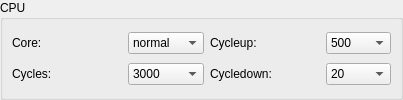
        <widget class="QGroupBox" name="groupBox_2" >
         <property name="title" >
          <string>CPU</string>
         </property>
         <layout class="QGridLayout" >
          <property name="margin" >
           <number>9</number>
          </property>
          <property name="spacing" >
           <number>6</number>
          </property>
          <item row="1" column="1" >
           <layout class="QHBoxLayout" >
            <property name="margin" >
             <number>0</number>
            </property>
            <property name="spacing" >
             <number>6</number>
            </property>
            <item>
             <widget class="QLabel" name="label_36" >
              <property name="minimumSize" >
               <size>
                <width>110</width>
                <height>0</height>
               </size>
              </property>
              <property name="maximumSize" >
               <size>
                <width>110</width>
                <height>16777215</height>
               </size>
              </property>
              <property name="text" >
               <string>Cycledown:</string>
              </property>
             </widget>
            </item>
            <item>
             <widget class="QComboBox" name="cbxCPUCycleDown" >
              <property name="toolTip" >
               <string/>
              </property>
              <property name="whatsThis" >
               <string/>
              </property>
              <property name="currentIndex" >
               <number>1</number>
              </property>
              <item>
               <property name="text" >
                <string>10</string>
               </property>
              </item>
              <item>
               <property name="text" >
                <string>20</string>
               </property>
              </item>
              <item>
               <property name="text" >
                <string>30</string>
               </property>
              </item>
              <item>
               <property name="text" >
                <string>40</string>
               </property>
              </item>
              <item>
               <property name="text" >
                <string>50</string>
               </property>
              </item>
              <item>
               <property name="text" >
                <string>60</string>
               </property>
              </item>
              <item>
               <property name="text" >
                <string>70</string>
               </property>
              </item>
              <item>
               <property name="text" >
                <string>80</string>
               </property>
              </item>
              <item>
               <property name="text" >
                <string>90</string>
               </property>
              </item>
              <item>
               <property name="text" >
                <string>100</string>
               </property>
              </item>
             </widget>
            </item>
           </layout>
          </item>
          <item row="0" column="1" >
           <layout class="QHBoxLayout" >
            <property name="margin" >
             <number>0</number>
            </property>
            <property name="spacing" >
             <number>6</number>
            </property>
            <item>
             <widget class="QLabel" name="label_37" >
              <property name="minimumSize" >
               <size>
                <width>110</width>
                <height>0</height>
               </size>
              </property>
              <property name="maximumSize" >
               <size>
                <width>110</width>
                <height>16777215</height>
               </size>
              </property>
              <property name="text" >
               <string>Cycleup:</string>
              </property>
             </widget>
            </item>
            <item>
             <widget class="QComboBox" name="cbxCPUCycleUp" >
              <property name="currentIndex" >
               <number>28</number>
              </property>
              <property name="maxVisibleItems" >
               <number>7</number>
              </property>
              <item>
               <property name="text" >
                <string>10000</string>
               </property>
              </item>
              <item>
               <property name="text" >
                <string>9500</string>
               </property>
              </item>
              <item>
               <property name="text" >
                <string>9000</string>
               </property>
              </item>
              <item>
               <property name="text" >
                <string>8500</string>
               </property>
              </item>
              <item>
               <property name="text" >
                <string>8000</string>
               </property>
              </item>
              <item>
               <property name="text" >
                <string>7500</string>
               </property>
              </item>
              <item>
               <property name="text" >
                <string>7000</string>
               </property>
              </item>
              <item>
               <property name="text" >
                <string>6500</string>
               </property>
              </item>
              <item>
               <property name="text" >
                <string>6000</string>
               </property>
              </item>
              <item>
               <property name="text" >
                <string>5500</string>
               </property>
              </item>
              <item>
               <property name="text" >
                <string>5000</string>
               </property>
              </item>
              <item>
               <property name="text" >
                <string>4500</string>
               </property>
              </item>
              <item>
               <property name="text" >
                <string>4000</string>
               </property>
              </item>
              <item>
               <property name="text" >
                <string>3500</string>
               </property>
              </item>
              <item>
               <property name="text" >
                <string>3000</string>
               </property>
              </item>
              <item>
               <property name="text" >
                <string>2500</string>
               </property>
              </item>
              <item>
               <property name="text" >
                <string>2000</string>
               </property>
              </item>
              <item>
               <property name="text" >
                <string>1500</string>
               </property>
              </item>
              <item>
               <property name="text" >
                <string>1000</string>
               </property>
              </item>
              <item>
               <property name="text" >
                <string>950</string>
               </property>
              </item>
              <item>
               <property name="text" >
                <string>900</string>
               </property>
              </item>
              <item>
               <property name="text" >
                <string>850</string>
               </property>
              </item>
              <item>
               <property name="text" >
                <string>800</string>
               </property>
              </item>
              <item>
               <property name="text" >
                <string>750</string>
               </property>
              </item>
              <item>
               <property name="text" >
                <string>700</string>
               </property>
              </item>
              <item>
               <property name="text" >
                <string>650</string>
               </property>
              </item>
              <item>
               <property name="text" >
                <string>600</string>
               </property>
              </item>
              <item>
               <property name="text" >
                <string>550</string>
               </property>
              </item>
              <item>
               <property name="text" >
                <string>500</string>
               </property>
              </item>
             </widget>
            </item>
           </layout>
          </item>
          <item row="1" column="0" >
           <layout class="QHBoxLayout" >
            <property name="margin" >
             <number>0</number>
            </property>
            <property name="spacing" >
             <number>6</number>
            </property>
            <item>
             <widget class="QLabel" name="label_38" >
              <property name="minimumSize" >
               <size>
                <width>110</width>
                <height>0</height>
               </size>
              </property>
              <property name="maximumSize" >
               <size>
                <width>110</width>
                <height>16777215</height>
               </size>
              </property>
              <property name="text" >
               <string>Cycles:</string>
              </property>
             </widget>
            </item>
            <item>
             <widget class="QComboBox" name="cbxCPUCycles" >
              <property name="currentIndex" >
               <number>21</number>
              </property>
              <property name="maxVisibleItems" >
               <number>7</number>
              </property>
              <item>
               <property name="text" >
                <string>auto</string>
               </property>
              </item>
              <item>
               <property name="text" >
                <string>13000</string>
               </property>
              </item>
              <item>
               <property name="text" >
                <string>12500</string>
               </property>
              </item>
              <item>
               <property name="text" >
                <string>12000</string>
               </property>
              </item>
              <item>
               <property name="text" >
                <string>11500</string>
               </property>
              </item>
              <item>
               <property name="text" >
                <string>11000</string>
               </property>
              </item>
              <item>
               <property name="text" >
                <string>10500</string>
               </property>
              </item>
              <item>
               <property name="text" >
                <string>10000</string>
               </property>
              </item>
              <item>
               <property name="text" >
                <string>9500</string>
               </property>
              </item>
              <item>
               <property name="text" >
                <string>9000</string>
               </property>
              </item>
              <item>
               <property name="text" >
                <string>8500</string>
               </property>
              </item>
              <item>
               <property name="text" >
                <string>8000</string>
               </property>
              </item>
              <item>
               <property name="text" >
                <string>7500</string>
               </property>
              </item>
              <item>
               <property name="text" >
                <string>7000</string>
               </property>
              </item>
              <item>
               <property name="text" >
                <string>6500</string>
               </property>
              </item>
              <item>
               <property name="text" >
                <string>6000</string>
               </property>
              </item>
              <item>
               <property name="text" >
                <string>5500</string>
               </property>
              </item>
              <item>
               <property name="text" >
                <string>5000</string>
               </property>
              </item>
              <item>
               <property name="text" >
                <string>4500</string>
               </property>
              </item>
              <item>
               <property name="text" >
                <string>4000</string>
               </property>
              </item>
              <item>
               <property name="text" >
                <string>3500</string>
               </property>
              </item>
              <item>
               <property name="text" >
                <string>3000</string>
               </property>
              </item>
              <item>
               <property name="text" >
                <string>2500</string>
               </property>
              </item>
              <item>
               <property name="text" >
                <string>2000</string>
               </property>
              </item>
              <item>
               <property name="text" >
                <string>1500</string>
               </property>
              </item>
              <item>
               <property name="text" >
                <string>1000</string>
               </property>
              </item>
              <item>
               <property name="text" >
                <string>950</string>
               </property>
              </item>
              <item>
               <property name="text" >
                <string>900</string>
               </property>
              </item>
              <item>
               <property name="text" >
                <string>850</string>
               </property>
              </item>
              <item>
               <property name="text" >
                <string>800</string>
               </property>
              </item>
              <item>
               <property name="text" >
                <string>750</string>
               </property>
              </item>
              <item>
               <property name="text" >
                <string>700</string>
               </property>
              </item>
              <item>
               <property name="text" >
                <string>650</string>
               </property>
              </item>
              <item>
               <property name="text" >
                <string>600</string>
               </property>
              </item>
              <item>
               <property name="text" >
                <string>550</string>
               </property>
              </item>
              <item>
               <property name="text" >
                <string>500</string>
               </property>
              </item>
             </widget>
            </item>
           </layout>
          </item>
          <item row="0" column="0" >
           <layout class="QHBoxLayout" >
            <property name="margin" >
             <number>0</number>
            </property>
            <property name="spacing" >
             <number>6</number>
            </property>
            <item>
             <widget class="QLabel" name="label_35" >
              <property name="minimumSize" >
               <size>
                <width>110</width>
                <height>0</height>
               </size>
              </property>
              <property name="maximumSize" >
               <size>
                <width>110</width>
                <height>16777215</height>
               </size>
              </property>
              <property name="text" >
               <string>Core:</string>
              </property>
             </widget>
            </item>
            <item>
             <widget class="QComboBox" name="cbxCPUCore" >
              <property name="toolTip" >
               <string/>
              </property>
              <property name="whatsThis" >
               <string/>
              </property>
              <property name="currentIndex" >
               <number>1</number>
              </property>
              <item>
               <property name="text" >
                <string>simple</string>
               </property>
              </item>
              <item>
               <property name="text" >
                <string>normal</string>
               </property>
              </item>
              <item>
               <property name="text" >
                <string>full</string>
               </property>
              </item>
              <item>
               <property name="text" >
                <string>dynamic</string>
               </property>
              </item>
             </widget>
            </item>
           </layout>
          </item>
         </layout>
        </widget>
